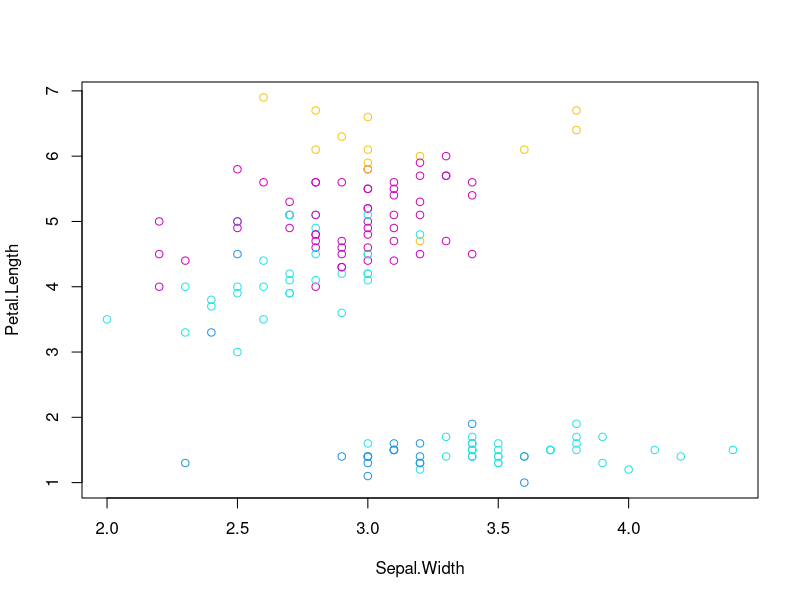

Recreate this plot in R.
#Linear Discriminant Analysis
library(MASS)
View(iris)
head(iris)	
plot( iris[ , c(2,3)], 
      col = iris[,1])
iris.lda <- lda(Species ~ Petal.Length + Sepal.Width,
                data = iris)
iris.lda.p <- predict(iris.lda,
                      newdata=iris[ ,c(2,3)]
)$class
table(iris.lda.p,iris[ ,1])
